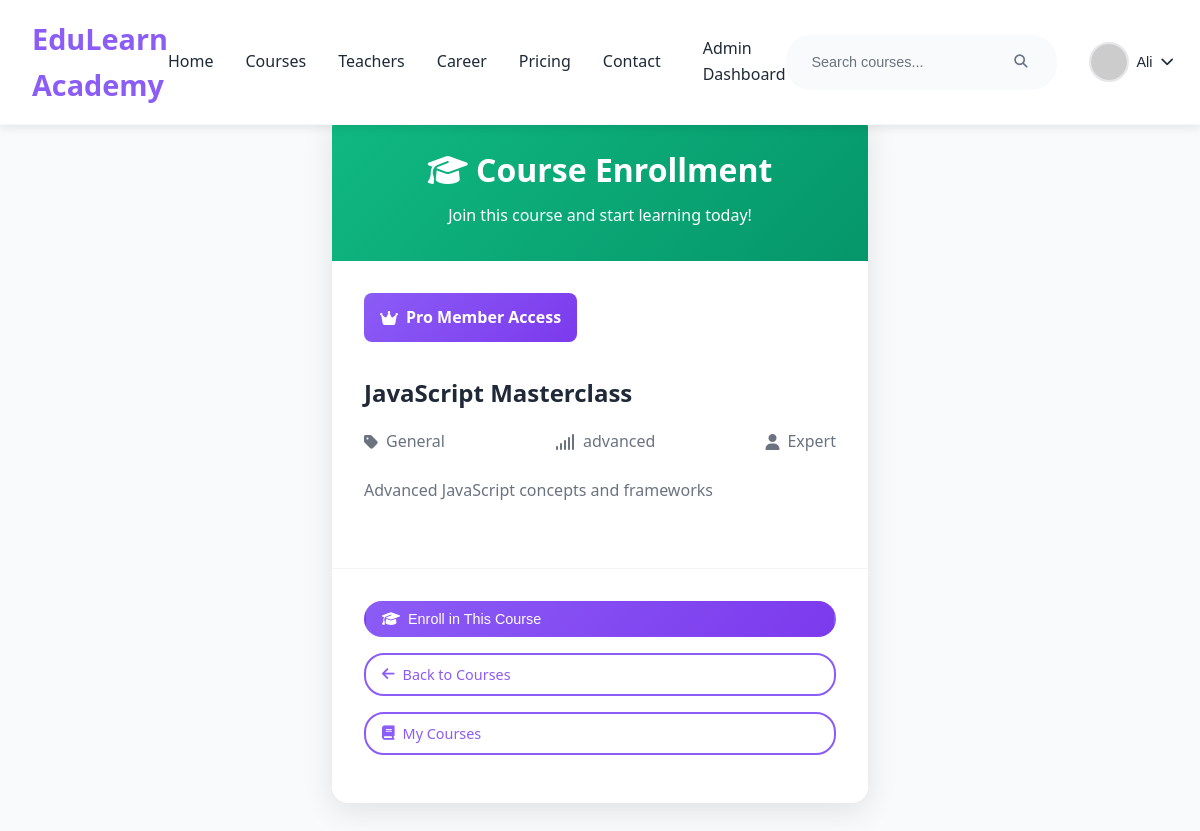
The app's page /enroll.php?course_id=2 (signed in) with its own data.
### tables this page shows
CREATE TABLE `course_list` (
  `id` int(11) NOT NULL,
  `teacher_id` int(11) DEFAULT 1,
  `category_id` int(11) DEFAULT 1,
  `title` varchar(200) NOT NULL,
  `description` text DEFAULT NULL,
  `price` decimal(10,2) DEFAULT 0.00,
  `duration_hours` int(11) DEFAULT 0,
  `level` enum('beginner','intermediate','advanced') DEFAULT 'beginner',
  `thumbnail` varchar(255) DEFAULT NULL,
  `status` varchar(20) DEFAULT 'active',
  `created_at` timestamp NOT NULL DEFAULT current_timestamp(),
  `curriculum` text DEFAULT NULL,
  `overview` text DEFAULT NULL
);

### enroll.php (the view, shortened to what this page needs)
<?php
$course_id = $_GET['course_id'] ?? $_POST['course_id'] ?? null;
$user_id = $_SESSION['user_id'];
$message = '';
try {
    $pdo = getDbConnection();
    $pdo->exec("
        CREATE TABLE IF NOT EXISTS course_enrollments (
            id INT AUTO_INCREMENT PRIMARY KEY,
            user_id INT NOT NULL,
            course_id INT NOT NULL,
            status VARCHAR(50) DEFAULT 'in_progress',
            progress_percentage INT DEFAULT 0,
            enrolled_at TIMESTAMP DEFAULT CURRENT_TIMESTAMP,
            last_accessed TIMESTAMP DEFAULT CURRENT_TIMESTAMP,
            time_spent INT DEFAULT 0,
            UNIQUE KEY unique_enrollment (user_id, course_id)
        )
    ");
    $stmt = $pdo->prepare("SELECT * FROM course_list WHERE id = ?");
    $stmt->execute([$course_id]);
    $course = $stmt->fetch(PDO::FETCH_ASSOC);
    $stmt = $pdo->prepare("SELECT id FROM course_enrollments WHERE user_id = ? AND course_id = ?");
    $stmt->execute([$user_id, $course_id]);
    $existing = $stmt->fetch();
} catch (Exception $e) {
    $error = "❌ Error: " . $e->getMessage();
}
?>
<!DOCTYPE html>
<html lang="en">
<head>
    <link href="Web3.css" rel="stylesheet">
    <link href="https://cdnjs.cloudflare.com/ajax/libs/font-awesome/6.2.0/css/all.min.css" rel="stylesheet">
</head>
<body>
    <?php include 'header.php'; ?>
    <div class="container">
        <div class="enrollment-card">
            <div class="enrollment-header">
                <h1><i class="fas fa-graduation-cap"></i> Course Enrollment</h1>
                <p>Join this course and start learning today!</p>
            </div>
            <div class="course-info">
                <div class="subscription-badge">
                    <i class="fas fa-crown"></i>
                    <?php echo ucfirst($_SESSION['subscription']); ?> Member Access
                </div>
                <?php if (isset($course)): ?>
                    <h2 class="course-title"><?php echo htmlspecialchars($course['title']); ?></h2>
                    <div class="course-meta">
                        <div class="meta-item">
                            <i class="fas fa-tag"></i>
                            <span><?php echo htmlspecialchars($course['category'] ?? 'General'); ?></span>
                        </div>
                        <div class="meta-item">
                            <i class="fas fa-signal"></i>
                            <span><?php echo htmlspecialchars($course['level'] ?? 'Beginner'); ?></span>
                        </div>
                        <div class="meta-item">
                            <i class="fas fa-user"></i>
                            <span><?php echo htmlspecialchars($course['instructor'] ?? 'Expert'); ?></span>
                        </div>
                    </div>
                    <?php if ($course['description']): ?>
                        <p class="course-description">
                            <?php echo htmlspecialchars($course['description']); ?>
                        </p>
                    <?php endif; ?>
                <?php endif; ?>
            </div>
            <div class="enrollment-actions">
                <?php if (!$existing && !$message): ?>
                    <form method="POST">
                        <button type="submit" name="enroll" class="btn btn-primary">
                            <i class="fas fa-graduation-cap"></i> Enroll in This Course
                        </button>
                    </form>
                <?php endif; ?>
                <a href="courses.php" class="btn btn-outline">
                    <i class="fas fa-arrow-left"></i> Back to Courses
                </a>
                <a href="my-courses.php" class="btn btn-outline">
                    <i class="fas fa-book"></i> My Courses
                </a>
            </div>
        </div>
    </div>
</body>
</html>

### Web3.css (style rules this page uses)
* { margin: 0; padding: 0; box-sizing: border-box; }
:root { --primary-color: #8b5cf6; --secondary-color: #7c3aed; --accent-color: #a855f7; --text-dark: #1f2937; --text-light: #6b7280; --white: #ffffff; --light-bg: #faf8ff; --purple-light: #f3f4f6; --purple-dark: #6b46c1; --success-color: #10b981; --warning-color: #f59e0b; --error-color: #ef4444; --gradient: linear-gradient(135deg, #8b5cf6 0%, #7c3aed 100%); --gradient-light: linear-gradient(135deg, #f3f4f6 0%, #faf8ff 100%); --shadow-sm: 0 2px 4px rgba(139, 92, 246, 0.1); --shadow-md: 0 4px 20px rgba(139, 92, 246, 0.08); --shadow-lg: 0 8px 30px rgba(139, 92, 246, 0.15); --border-radius: 8px; --transition: all 0.3s ease; }
body { font-family: 'Segoe UI', Tahoma, Geneva, Verdana, sans-serif; line-height: 1.6; color: var(--text-dark); overflow-x: hidden; }
.btn { padding: 0.7rem 1.5rem; text-decoration: none; border: none; border-radius: var(--border-radius); font-weight: 600; cursor: pointer; transition: var(--transition); display: inline-block; text-align: center; font-size: 0.95rem; }
.btn-outline { color: var(--primary-color); border: 2px solid var(--primary-color); background: transparent; }
.btn-primary { background: var(--gradient); color: var(--white); border: 2px solid transparent; }
.container { max-width: 1200px; margin: 0 auto; padding: 0 5%; }
.course-meta { display: flex; justify-content: space-between; align-items: center; margin-bottom: 1rem; }
.course-title { font-size: 1.3rem; font-weight: 600; margin-bottom: 0.5rem; }
.course-description { color: var(--text-light); line-height: 1.6; margin-bottom: 1rem; }

### enroll.php (style rules this page uses)
body { margin-top: 80px; background: #f8fafc; font-family: 'Segoe UI', Tahoma, Geneva, Verdana, sans-serif; }
.container { max-width: 600px; margin: 0 auto; padding: 2rem; }
.enrollment-card { background: white; border-radius: 16px; overflow: hidden; box-shadow: 0 8px 30px rgba(0, 0, 0, 0.1); }
.enrollment-header { background: linear-gradient(135deg, #10b981 0%, #059669 100%); color: white; padding: 2rem; text-align: center; }
.enrollment-header h1 { font-size: 2rem; margin-bottom: 0.5rem; font-weight: 700; }
.course-info { padding: 2rem; }
.course-title { font-size: 1.5rem; font-weight: 700; color: #1f2937; margin-bottom: 1rem; }
.course-meta { display: flex; gap: 2rem; margin-bottom: 1.5rem; flex-wrap: wrap; }
.meta-item { display: flex; align-items: center; gap: 0.5rem; color: #6b7280; }
.course-description { color: #6b7280; line-height: 1.6; margin-bottom: 2rem; }
.subscription-badge { background: linear-gradient(135deg, #8b5cf6 0%, #7c3aed 100%); color: white; padding: 0.75rem 1rem; border-radius: 8px; font-weight: 600; display: inline-flex; align-items: center; gap: 0.5rem; margin-bottom: 2rem; }
.enrollment-actions { padding: 2rem; border-top: 1px solid #f3f4f6; }
.btn { width: 100%; padding: 1rem; border: none; border-radius: 8px; font-weight: 600; font-size: 1.1rem; cursor: pointer; transition: all 0.3s; text-decoration: none; text-align: center; display: inline-block; margin-bottom: 1rem; }
.btn-primary { background: linear-gradient(135deg, #10b981 0%, #059669 100%); color: white; }
.btn-outline { background: transparent; color: #6b7280; border: 2px solid #e5e7eb; }

### header.php (style rules this page uses)
.btn { padding: 0.5rem 1rem !important; border-radius: 20px !important; text-decoration: none !important; font-weight: 500 !important; font-size: 0.9rem !important; transition: all 0.3s ease !important; display: inline-flex !important; align-items: center !important; gap: 0.5rem !important; border: 2px solid transparent !important; }
.btn-primary { background: linear-gradient(135deg, #8b5cf6 0%, #7c3aed 100%) !important; color: white !important; border: 2px solid transparent !important; }
.btn-outline { background: transparent !important; color: #8b5cf6 !important; border: 2px solid #8b5cf6 !important; }

### records on screen
course_list: title "JavaScript Masterclass", level "advanced", description "Advanced JavaScript concepts and frameworks"

### other values on screen
$user_name "Ali"
$_SESSION['subscription'] "Pro"
$course['category'] "General"
$course['instructor'] "Expert"
